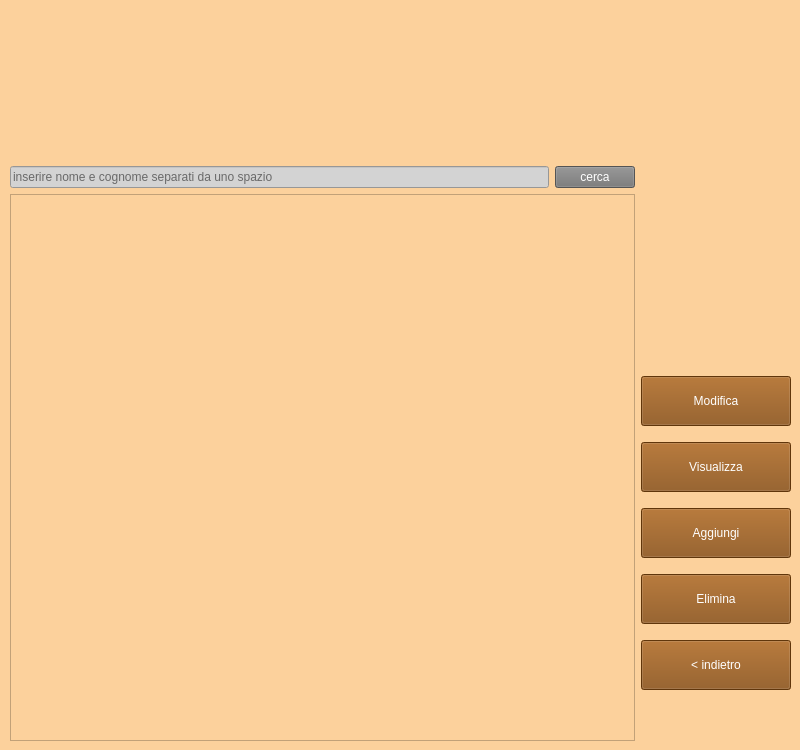
<?xml version="1.0" encoding="UTF-8"?>
<ui version="4.0">
 <class>Form</class>
 <widget class="QWidget" name="Form">
  <property name="geometry">
   <rect>
    <x>0</x>
    <y>0</y>
    <width>800</width>
    <height>750</height>
   </rect>
  </property>
  <property name="minimumSize">
   <size>
    <width>800</width>
    <height>750</height>
   </size>
  </property>
  <property name="maximumSize">
   <size>
    <width>800</width>
    <height>750</height>
   </size>
  </property>
  <property name="windowTitle">
   <string>Form</string>
  </property>
  <property name="styleSheet">
   <string notr="true">background-color: #FCD19C</string>
  </property>
  <widget class="QWidget" name="verticalLayoutWidget">
   <property name="geometry">
    <rect>
     <x>10</x>
     <y>10</y>
     <width>781</width>
     <height>731</height>
    </rect>
   </property>
   <layout class="QVBoxLayout" name="verticalLayout_3">
    <item>
     <layout class="QHBoxLayout" name="horizontalLayout_2">
      <item>
       <widget class="QLabel" name="label">
        <property name="minimumSize">
         <size>
          <width>150</width>
          <height>150</height>
         </size>
        </property>
        <property name="maximumSize">
         <size>
          <width>150</width>
          <height>150</height>
         </size>
        </property>
        <property name="text">
         <string/>
        </property>
        <property name="pixmap">
         <pixmap>../../Logo_bowling.png</pixmap>
        </property>
        <property name="scaledContents">
         <bool>true</bool>
        </property>
       </widget>
      </item>
     </layout>
    </item>
    <item>
     <layout class="QHBoxLayout" name="horizontalLayout">
      <item>
       <layout class="QVBoxLayout" name="verticalLayout">
        <item>
         <layout class="QHBoxLayout" name="horizontalLayout_3">
          <item>
           <widget class="QLineEdit" name="ricercaText">
            <property name="styleSheet">
             <string notr="true">background: lightgrey</string>
            </property>
            <property name="inputMask">
             <string/>
            </property>
            <property name="text">
             <string/>
            </property>
            <property name="frame">
             <bool>true</bool>
            </property>
            <property name="placeholderText">
             <string>inserire nome e cognome separati da uno spazio</string>
            </property>
           </widget>
          </item>
          <item>
           <widget class="QPushButton" name="cercaButton">
            <property name="styleSheet">
             <string notr="true">color: white;  background-color: #757575</string>
            </property>
            <property name="text">
             <string>cerca</string>
            </property>
           </widget>
          </item>
         </layout>
        </item>
        <item>
         <widget class="QListWidget" name="clientiList"/>
        </item>
       </layout>
      </item>
      <item>
       <layout class="QVBoxLayout" name="verticalLayout_2" stretch="0,0,0,0,0,0,0">
        <property name="sizeConstraint">
         <enum>QLayout::SetFixedSize</enum>
        </property>
        <item>
         <spacer name="verticalSpacer_2">
          <property name="orientation">
           <enum>Qt::Vertical</enum>
          </property>
          <property name="sizeType">
           <enum>QSizePolicy::Fixed</enum>
          </property>
          <property name="sizeHint" stdset="0">
           <size>
            <width>20</width>
            <height>200</height>
           </size>
          </property>
         </spacer>
        </item>
        <item>
         <widget class="QPushButton" name="modificaButton">
          <property name="minimumSize">
           <size>
            <width>150</width>
            <height>50</height>
           </size>
          </property>
          <property name="maximumSize">
           <size>
            <width>150</width>
            <height>50</height>
           </size>
          </property>
          <property name="styleSheet">
           <string notr="true">color: white;  background-color: #874B0F</string>
          </property>
          <property name="text">
           <string>Modifica</string>
          </property>
         </widget>
        </item>
        <item>
         <widget class="QPushButton" name="visualizzaButton">
          <property name="minimumSize">
           <size>
            <width>150</width>
            <height>50</height>
           </size>
          </property>
          <property name="maximumSize">
           <size>
            <width>150</width>
            <height>50</height>
           </size>
          </property>
          <property name="styleSheet">
           <string notr="true">color: white;  background-color: #874B0F</string>
          </property>
          <property name="text">
           <string>Visualizza</string>
          </property>
         </widget>
        </item>
        <item>
         <widget class="QPushButton" name="aggiungiButton">
          <property name="minimumSize">
           <size>
            <width>150</width>
            <height>50</height>
           </size>
          </property>
          <property name="maximumSize">
           <size>
            <width>150</width>
            <height>50</height>
           </size>
          </property>
          <property name="styleSheet">
           <string notr="true">color: white;  background-color: #874B0F</string>
          </property>
          <property name="text">
           <string>Aggiungi</string>
          </property>
         </widget>
        </item>
        <item>
         <widget class="QPushButton" name="eliminaButton">
          <property name="minimumSize">
           <size>
            <width>150</width>
            <height>50</height>
           </size>
          </property>
          <property name="maximumSize">
           <size>
            <width>150</width>
            <height>50</height>
           </size>
          </property>
          <property name="styleSheet">
           <string notr="true">color: white;  background-color: #874B0F</string>
          </property>
          <property name="text">
           <string>Elimina</string>
          </property>
         </widget>
        </item>
        <item>
         <widget class="QPushButton" name="indietroButton">
          <property name="minimumSize">
           <size>
            <width>150</width>
            <height>50</height>
           </size>
          </property>
          <property name="maximumSize">
           <size>
            <width>150</width>
            <height>50</height>
           </size>
          </property>
          <property name="styleSheet">
           <string notr="true">color: white;  background-color: #874B0F</string>
          </property>
          <property name="text">
           <string>&lt; indietro</string>
          </property>
         </widget>
        </item>
        <item>
         <spacer name="verticalSpacer_3">
          <property name="orientation">
           <enum>Qt::Vertical</enum>
          </property>
          <property name="sizeType">
           <enum>QSizePolicy::Fixed</enum>
          </property>
          <property name="sizeHint" stdset="0">
           <size>
            <width>20</width>
            <height>40</height>
           </size>
          </property>
         </spacer>
        </item>
       </layout>
      </item>
     </layout>
    </item>
   </layout>
  </widget>
 </widget>
 <resources/>
 <connections/>
</ui>
